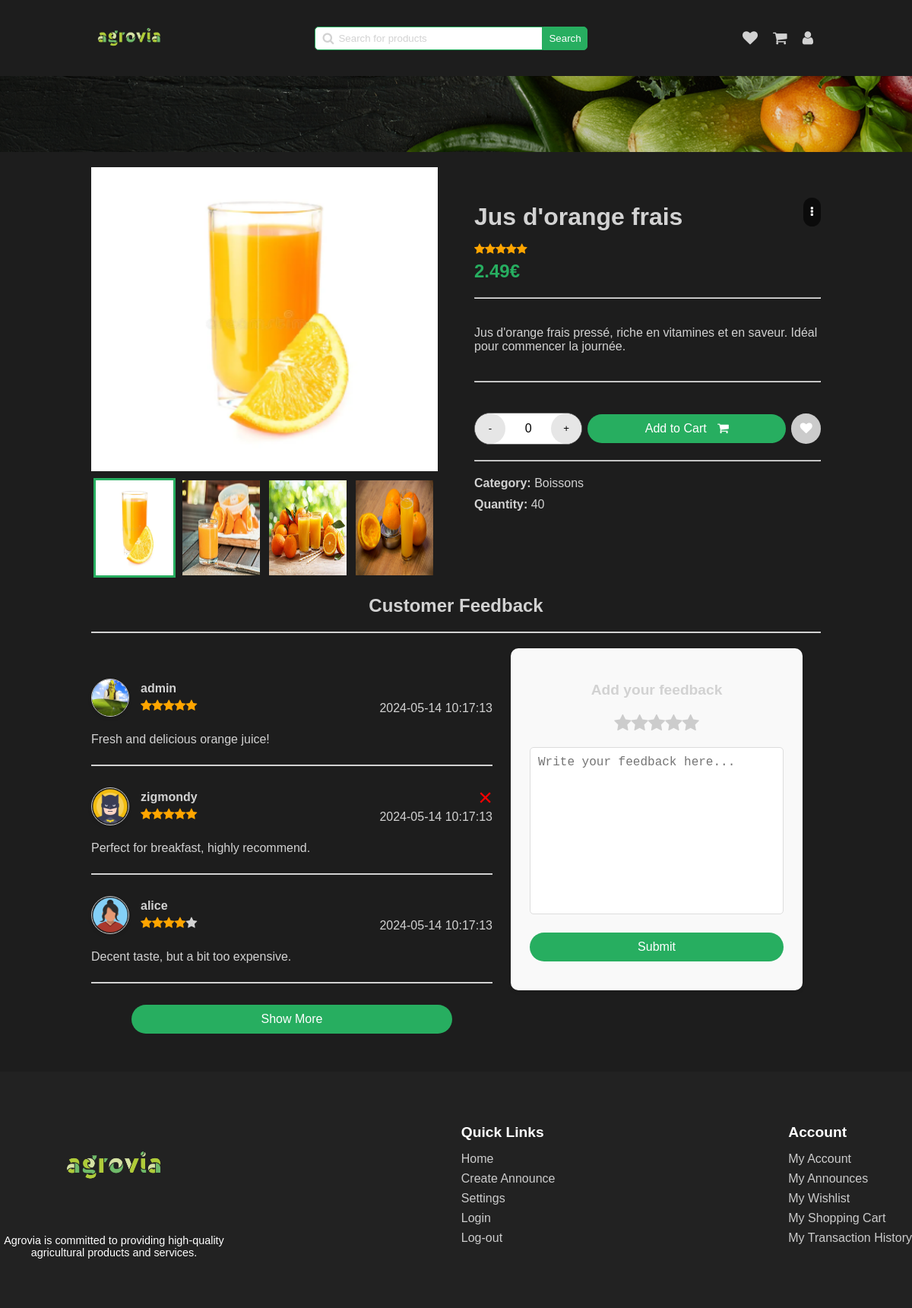
/pages/announce-view.php?id=2 (signed in), run on the app's committed database.
### tables this page shows
CREATE TABLE Announce (
  id INTEGER PRIMARY KEY,
  id_category INTEGER,
  image TEXT,
  title TEXT,
  description TEXT,
  price FLOAT,
  quantity INTEGER,
  rating INTEGER,
  out_of_stock BOOLEAN,
  FOREIGN KEY (id_category) REFERENCES Category(id)
);

CREATE TABLE Category (
  id INTEGER PRIMARY KEY,
  name TEXT
);

CREATE TABLE AnnounceComment (
  id INTEGER PRIMARY KEY,
  announce_id INTEGER,
  user_id INTEGER,
  comment TEXT,
  rating INTEGER,
  date TIMESTAMP DEFAULT CURRENT_TIMESTAMP,
  FOREIGN KEY (announce_id) REFERENCES Announce(id) ON DELETE CASCADE,
  FOREIGN KEY (user_id) REFERENCES User(id)
);

CREATE TABLE User (
  id INTEGER PRIMARY KEY,
  firstname TEXT,
  lastname TEXT,
  email TEXT,
  username TEXT,
  icon TEXT,
  phone_number TEXT,
  password TEXT,
  is_admin INTEGER
);

### php/user.php (called while the page is built, shortened)
<?php
require '../php/pdo.php';
function get_user_by_id($id_user)
{
    global $pdo;
    try {
        $query = "SELECT * FROM User WHERE id = :id_user";
        $stmt = $pdo->prepare($query);
        $stmt->bindParam(':id_user', $id_user);
        $stmt->execute();
        $user = $stmt->fetch(PDO::FETCH_ASSOC);
        return $user;
    } catch (PDOException $e) {
        echo $e->getMessage();
    }
}

### php/feedback.php (the view, shortened to what this page needs)
<?php
require "../php/pdo.php";
require "../php/user.php";
function get_feedback_by_announce_id($id_announce)
{
    global $pdo;
    $query = "SELECT * FROM AnnounceComment WHERE announce_id = :id_announce";
    $stmt = $pdo->prepare($query);
    $stmt->bindParam(':id_announce', $id_announce);
    $stmt->execute();
    $feedback = $stmt->fetchAll(PDO::FETCH_ASSOC);
    return $feedback;
}
function display_feedback($feedback)
{
    usort($feedback, function ($a, $b) {
        return strtotime($b['date']) - strtotime($a['date']);
    });
    foreach ($feedback as $comment) {
        $user = get_user_by_id($comment['user_id']);
        echo '<div class="feedback-item" id="feedback-' . $comment['id'] . '">';
        echo '<div class="user-infos">';
        echo '<img src="' . $user['icon'] . '" alt="' . $user['username'] . '">';
        echo '<div class="user-details">';
        echo '<div class="name">' . $user['username'] . '</div>';
        echo '<div class="rating">' . generate_star($comment['rating']) . '</div>';
        echo '</div>';
        echo '</div>';
        echo '<div class="message">';
        echo '<p>' . $comment['comment'] . '</p>';
        echo '</div>';
        if ($comment['user_id'] == $_SESSION['user_id'] || $_SESSION['is_admin']) {
            echo '<div class="delete-feedback" onclick="delete_feedback(' . $comment['id'] . ')">&times;</div>';
        }
        echo '<div class="date">';
        echo '<span>' . $comment['date'] . '</span>';
        echo '</div>';
        echo '<hr>';
        echo '</div>';
    }
}

### pages/announce-view.php (shortened to what this page needs)
<!DOCTYPE html>
<html lang="en">
<head>
    <link rel="stylesheet" href="../styles/announce.css" onload="load_theme()">
    <link rel="stylesheet" href="../styles/main-header.css">
    <link rel="stylesheet" href="../styles/confirm-modal.css">
    <link rel="stylesheet" href="../styles/footer.css">
    <link rel="stylesheet" href="../styles/alert.css">
    <link rel="stylesheet" href="https://cdnjs.cloudflare.com/ajax/libs/font-awesome/4.7.0/css/font-awesome.min.css">
</head>
<body>
    <header>
        <a href="../pages/home.php"><img id="logo" src="../assets/logo/agrovia-green.png" alt="logo"></a>
        <div class="search-bar">
            <span>
                <i class="fa fa-search"></i>
                <input type="text" name="search" id="search" placeholder="Search for products"
                    onkeydown="if(event.keyCode === 13) search()">
            </span>
            <button onclick="search()">Search</button>
        </div>
        <div class="user">
            <a href="../pages/wishlist.php">
                <i class="fa fa-heart"></i>
            </a>
            <a href="../pages/shopping-cart.php">
                <i class="fa fa-shopping-cart"></i>
            </a>
            <a href="../pages/dashboard.php">
                <i class="fa fa-user"></i>
            </a>
        </div>
    </header>
    <div class="separator-background"></div>
    <div class="main-container">
        <?php
        require "../php/announce.php";
        $announce = get_announce_by_id($_GET['id']);
        $category = get_announce_category($_GET['id']);
        $is_in_wishlist = is_announce_in_wish_list($_GET['id']);
        $is_in_cart = is_announce_in_cart($_GET['id']);
        $is_user_owner = is_announce_owned_by_user($_GET['id'], $_SESSION['user_id']);
        ?>
        <section class="gallery">
            <?php
            display_gallery($_GET['id']);
            ?>
        </section>
        <section class="quick-view" id="my-announce-quick-view">
            <div class="main-infos">
                <div class="top-infos">
                    <h1 class="title"><?php echo $announce['title'] ?></h1>
                    <?php
                    if ($is_user_owner || $_SESSION['is_admin']) {
                        echo '<div class="more-button" onclick="toggleAdminActions()">
                            <i class="fa fa-ellipsis-v"></i>
                        </div>';
                    }
                    ?>
                </div>
                <div class="rating"><?php echo generate_star($announce['rating']) ?></div>
                <div class="price"><?php echo $announce['price'] ?>€</div>
            </div>
            <hr>
            <div class="description">
                <p><?php echo $announce['description'] ?></p>
            </div>
            <hr>
            <div class="actions">
                <div class="manage-quantity">
                    <button class="increment" onclick="decrement_quantity()">-</button>
                    <span id="count">0</span>
                    <button class="decrement"
                        onclick="increment_quantity(<?php echo $announce['quantity'] ?>)">+</button>
                </div>
                <button class="cart" id="button-cart-id" style="<?php if ($is_in_cart)
                    echo "background-color: rgba(45, 45, 45, 0.20); border: 2px solid var(--light-stroke); " ?>"
                        onclick="add_cart_item_by_id(<?php echo $_GET['id'] ?>)">
                    Add to Cart
                    <i class="fa fa-shopping-cart"></i>
                </button>
                <button class="wish" onclick="add_wishlist_item(<?php echo $_GET['id'] ?>)">
                    <i class="fa fa-heart" id="<?php echo $_GET['id'] ?>-wish-icon" style="<?php if ($is_in_wishlist)
                           echo "color: var(--secondary);" ?>">
                        </i>
                    </button>
                </div>
                <hr>
                <div class="category">
                    <span>
                        <strong>Category:</strong>
                    <?php echo "<span>" . $category['name'] . "</span>" ?>
                </span>
                <span>
                    <strong>Quantity:</strong>
                    <?php echo "<span class='quantity'>" . $announce['quantity'] . "</span>" ?>
                </span>
            </div>
        </section>
    </div>
    <h2 class="title-feedback">Customer Feedback</h2>
    <hr class="feedback-separator">
    <div class="customer-feedback">
        <section class="feedback-section">
            <?php
            require "../php/feedback.php";
            $feedback = get_feedback_by_announce_id($_GET['id']);
            display_feedback($feedback);
            ?>
        </section>
        <section class="add-feedback">
            <h3>Add your feedback</h3>
            <div class="rating-stars">
                <i class='fa fa-star'></i>
                <i class='fa fa-star'></i>
                <i class='fa fa-star'></i>
                <i class='fa fa-star'></i>
                <i class='fa fa-star'></i>
            </div>
            <textarea name="feedback" id="feedback" cols="30" rows="10"
                placeholder="Write your feedback here..."></textarea>
            <button onclick="submit_feedback()">Submit</button>
        </section>
    </div>
    <div class="footer">
        <div class="footer-content">
            <div class="footer-logo">
                <a href="../pages/home.php"><img src="../assets/logo/agrovia-green.png" alt="Agrovia logo"></a>
                <p>Agrovia is committed to providing high-quality agricultural products and services.</p>
            </div>
            <div class="footer-section">
                <h3>Quick Links</h3>
                <a href="../pages/home.php">Home</a>
                <a href="../pages/create-announce.php">Create Announce</a>
                <a href="../pages/settings.php">Settings</a>
                <a href="../pages/login.php">Login</a>
                <a href="../php/log-out.php">Log-out</a>
            </div>
            <div class="footer-section">
                <h3>Account</h3>
                <a href="../pages/dashboard.php">My Account</a>
                <a href="../pages/my-announces.php">My Announces</a>
                <a href="../pages/wishlist.php">My Wishlist</a>
                <a href="../pages/shopping-cart.php">My Shopping Cart</a>
                <a href="../pages/transaction-history.php">My Transaction History</a>
            </div>
        </div>
    </div>
</body>
</html>

### php/announce.php (shortened to what this page needs)
<?php
require '../php/pdo.php';
function generate_star($rating)
{
    $stars = "";
    for ($i = 0; $i < 5; $i++) {
        if ($i < $rating) {
            $stars .= "<i class='fa fa-star checked'></i>";
        } else {
            $stars .= "<i class='fa fa-star'></i>";
        }
    }
    return $stars;
}
function get_announce_by_id($id)
{
    global $pdo;
    $query = "SELECT * FROM Announce WHERE id = :id";
    $stmt = $pdo->prepare($query);
    $stmt->bindParam(':id', $id);
    $stmt->execute();
    $announce = $stmt->fetch(PDO::FETCH_ASSOC);
    return $announce;
}
function get_announce_category($id_announce)
{
    global $pdo;
    $query = 'SELECT * FROM Category WHERE id IN (SELECT id_category FROM Announce WHERE id = :id_announce)';
    $stmt = $pdo->prepare($query);
    $stmt->bindParam(':id_announce', $id_announce);
    $stmt->execute();
    $category = $stmt->fetch(PDO::FETCH_ASSOC);
    return $category;
}
function is_announce_owned_by_user($announce_id, $user_id)
{
    global $pdo;
    $query = "SELECT COUNT(*) FROM UserAnnounce WHERE announce_id = :announce_id AND user_id = :user_id";
    $stmt = $pdo->prepare($query);
    $stmt->bindParam(':announce_id', $announce_id);
    $stmt->bindParam(':user_id', $user_id);
    $stmt->execute();
    $count = $stmt->fetchColumn();
    return $count > 0;
}
function get_announce_images_by_id($id)
{
    global $pdo;
    $stmt = $pdo->prepare("SELECT image FROM AnnounceImage WHERE announce_id = ?");
    $stmt->bindParam(1, $id);
    $stmt->execute();
    $result = $stmt->fetchAll(PDO::FETCH_ASSOC);
    $images = array_column($result, 'image');
    return $images;
}
function is_announce_in_wish_list($annouce_id)
{
    global $pdo;
    $query = "SELECT * FROM UserSaved
              WHERE user_id = :user_id
              AND announce_id = :announce_id
              AND is_in_favourite = 1
             ";
    $stmt = $pdo->prepare($query);
    $stmt->bindParam(':user_id', $_SESSION['user_id']);
    $stmt->bindParam(':announce_id', $annouce_id);
    $stmt->execute();
    $result = $stmt->fetch(PDO::FETCH_ASSOC);
    return $result !== false;
}
function display_gallery($announce_id)
{
    $images = get_announce_images_by_id($announce_id);
    for ($i = 0; $i < 4; $i++) {
        $image_path = $images[$i];
        echo '<div class="gallery-item">';
        echo '<img class="gallery-img" src="' . $image_path . '" alt="" />';
        echo '<label for="img-' . ($i + 1) . '" class="gallery-thumb"><img src="' . $image_path . '" alt="" /></label>';
        echo '</div>';
    }
}
?>

### styles/main-header.css (style rules this page uses)
header { display: flex; justify-content: space-between; align-items: center; }
header a img { width: 100px; }
header .search-bar { display: flex; align-items: center; }
header .search-bar span { display: flex; align-items: center; position: relative; }
header .search-bar span i { position: absolute; left: 10px; color: var(--text); }
header .search-bar span input { padding: 7px; border: 1px solid var(--secondary); border-radius: 5px 0 0 5px; padding-left: 30px; min-width: 300px; }
header .search-bar span input::placeholder { color: var(--text); position: absolute; left: 30px; }
header .search-bar button { padding: 7px; border-radius: 0 5px 5px 0; background-color: var(--secondary); color: var(--white); border: 1px solid var(--secondary); cursor: pointer; }
header .user { display: flex; align-items: center; }
header .user a { text-decoration: none; padding: 10px; }
header .user a i { font-size: 20px; color: var(--text); }
.separator-background { background-image: url("../assets/backgrounds/separator-background.png"); background-size: cover; background-position: center; background-repeat: no-repeat; width: 100%; height: 100px; position: absolute; left: 0; }

### styles/footer.css (style rules this page uses)
.footer { background-color: #222; color: #fff; padding: 50px 0; position: absolute; left: 0; width: 100%; margin-top: 50px; }
.footer-content { display: flex; align-items: flex-start; flex-wrap: wrap; max-width: 1200px; margin: 0 auto; justify-content: space-between; }
.footer-logo { display: flex; flex-direction: column; align-items: center; width: 25%; }
.footer-logo img { width: 150px; height: auto; }
.footer-logo p { font-size: 0.9rem; text-align: center; }
.footer-section { margin-bottom: 20px; }
.footer-section h3 { font-size: 1.2rem; margin-bottom: 15px; }
.footer-section a { display: block; color: #ccc; text-decoration: none; margin-bottom: 8px; transition: color 0.3s ease; }

### styles/global.css (style rules this page uses)
* { box-sizing: border-box; }
body, body.dark-theme, body.light-theme { font-family: "Overpass", sans-serif; -webkit-font-smoothing: antialiased; -moz-osx-font-smoothing: grayscale; background-color: var(--primary); color: var(--text); width: 80%; max-width: 1200px; margin: 0 auto; transition: background-color 0.3s ease, transform 0.5s cubic-bezier(0.68, -0.55, 0.27, 1.55); }
body { --primary: rgba(29, 29, 29, 1); --secondary: rgba(39, 174, 96, 1); --tertiary: rgba(146, 227, 169, 1); --text: rgba(210, 210, 210, 1); --hover-color: rgba(62, 62, 62, 1); --white: rgba(255, 255, 255, 1); --dark: rgba(29, 29, 29, 1); --gray: rgba(102, 102, 102, 1); --error: rgba(255, 0, 0, 1); --light-hover-green: rgba(237, 242, 238, 1); --light-stroke: rgba(230, 230, 230, 1); }

### data on the page
announce: title "Jus d'orange frais", price "2.49", description "Jus d'orange frais pressé, riche en vitamines et en saveur. Idéal pour commencer la journée.", quantity "40"
category: name "Boissons"
announcecomment: user.icon (picture), user.username "admin", rating 5 (drawn), comment "Fresh and delicious orange juice!", date "2024-05-14 10:17:13"
announcecomment: user.icon (picture), user.username "zigmondy", rating 5 (drawn), comment "Perfect for breakfast, highly recommend.", date "2024-05-14 10:17:13"
announcecomment: user.icon (picture), user.username "alice", rating 4 (drawn), comment "Decent taste, but a bit too expensive.", date "2024-05-14 10:17:13"
